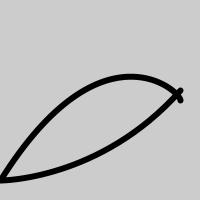
Frame 1 (no input)
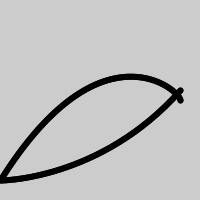
Frame 2 (the mouse pressed at the canvas centre, redrawn once)

The Processing sketch that drew these frames (run headless with seeded random() and noise(); the mouse was pressed at the canvas centre and the sketch redrawn once):

// Processing sketch: ex22_3
// ── ex22_3.pde
//Modify code 22-04 to create a sequence of different compositions.//

float A = 10.0;
void setup() { 
  size(200, 200); 
  smooth(); 
  noLoop();
}
void draw() { arch(A);
}
void arch(float curvature) {
  float y =100.0;
  strokeWeight(6);
  noFill();
  beginShape();
  vertex(180.0, y);
  bezierVertex(180.0, y-curvature, y, 20.0, 0.0, 180.0);
  bezierVertex(0.0, 180.0, y, 180, 180, y-curvature);
  endShape();
}
